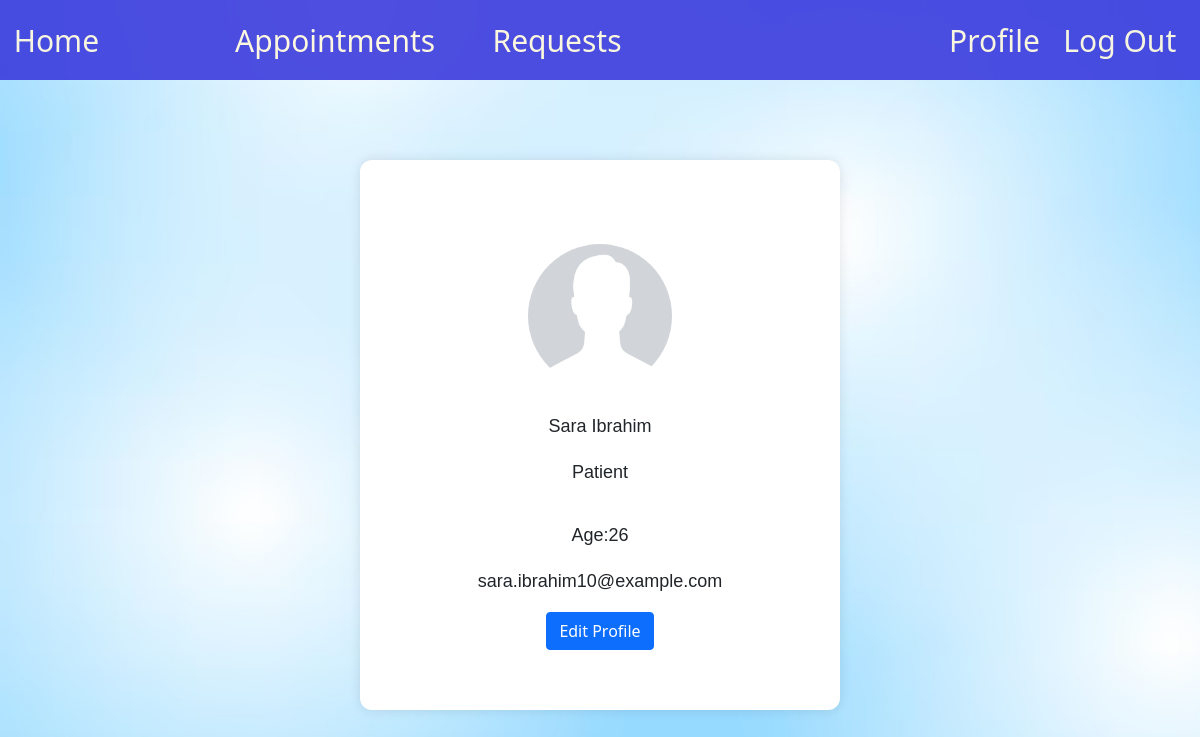
/includes/profile.php?id=10&role=patient (signed in), run on the app's committed database.
### tables this page shows
CREATE TABLE IF NOT EXISTS `patient` (
    `id` INT NOT NULL AUTO_INCREMENT,
    `email` VARCHAR(30) NOT NULL,
    `password` VARCHAR(255) NOT NULL,
    `first_name` VARCHAR(30) NOT NULL,
    `last_name` VARCHAR(30) NOT NULL,
    `age` INT NOT NULL,
    `gender` CHAR(1) NOT NULL,
    `phone` VARCHAR(30) NULL,
    `role` VARCHAR(30) NOT NULL DEFAULT 'patient',
    `pp` VARCHAR(255) NOT NULL DEFAULT 'default.png',
    PRIMARY KEY (`id`),
    UNIQUE (`email`)
);

### includes/functions.php (called while the page is built, shortened)
<?php
    function get_user_info($dbc,$user_id,$role){
        $valid_role = $role=='patient' || $role=='doctor' || $role=='secretary';
        $inserted_date = "first_name,last_name,email,role,gender,age,phone";
        if($role == 'patient'){
            $query = "SELECT id,pp,".$inserted_date." FROM patient WHERE id =?";
        }
        $stmt = $dbc->prepare($query);
        $stmt->bind_param("i",$user_id);
        $stmt->execute();
        $result = $stmt->get_result();
        return $result->fetch_assoc();
    }
?>

### includes/profile.php (the view, shortened to what this page needs)
<link href="../static/css/profile.css" rel="stylesheet" type="text/css">
<link href="https://cdn.jsdelivr.net/npm/bootstrap@5.1.3/dist/css/bootstrap.min.css" rel="stylesheet">
<?php
include "header.php";
?>
<body style="background-image: url('../static/media/light_blue_bck_img.avif'); background-size: cover; background-repeat: no-repeat;">
<?php
$dbc = connectServer('localhost', 'root', '', 0);
if(isset($_GET['id']) && isset($_GET['role'])){
    $user = get_user_info($dbc,$_GET['id'],$_GET['role']);
}
else{
$user = get_user_info($dbc,$_SESSION['user_id'],$_SESSION['role']);
}
?>
<div class="container">
    <div class="profile-container">
    <div class="profile-photo">
        <img src="../static/media/profile/<?=$user['pp']?>" alt="User Photo">
    </div>
    <div class="profile-info">
        <p><strong></strong><?php echo $user['first_name']." ".$user['last_name'] ?></p>
        <p><strong></strong> <?php echo ucfirst($user['role'])?></p>
        <p><strong></strong><?php echo $user['phone']?></p>
        <p>Age:<strong></strong><?php echo $user['age']?></p>
        <p><strong></strong> <?php echo $user['email']?></p>
    </div>
    <a href="edit_profile.php" class="btn btn-primary">
        Edit Profile
    </a>
    </div>
</div>
</body>

### static/css/profile.css (style rules this page uses)
.profile-container { display: flex; flex-direction: column; align-items: center; width: 40vw; background-color: #fff; padding: 5vw; border-radius: 1vw; box-shadow: 0 0 1vw rgba(0, 0, 0, 0.1); }
.container { padding-top: 10vh; width: 100vw; display: flex; justify-content: center; }
.profile-photo { margin: 2vw; width: 12vw; height: 12vw; border-radius: 50%; overflow: hidden; }
.profile-photo img { width: 100%; height: 100%; object-fit: cover; }
.profile-info { font-family: 'Trebuchet MS', 'Lucida Sans Unicode', 'Lucida Grande', 'Lucida Sans', Arial, sans-serif; font-size: 1.5vw; text-align: center; }
.profile-info p { padding: 0.1vw; }

### static/css/header.css (style rules this page uses)
* { margin: 0; padding: 0; box-sizing: border-box; }
body { background-color: #f4f4f4; }

### data on the page
patient: pp (placeholder picture), first_name "Sara", last_name "Ibrahim", role "Patient", age "26", email "sara.ibrahim10@example.com"
